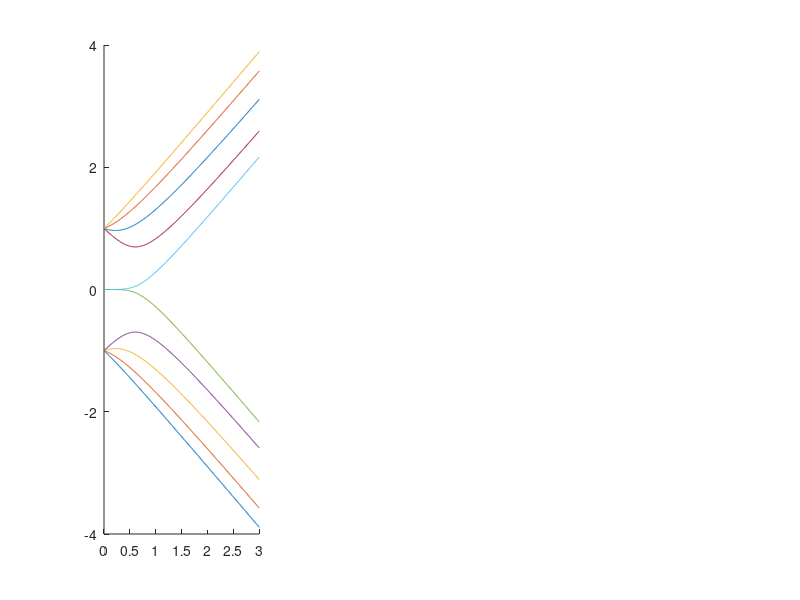

Here is the MATLAB script that generated this plot:
clc
clear
%测试git上传
n=input('the number of unit cell:\n');%选择元胞数量
w=1;
E=zeros(301,2*n);
states=zeros(301,2*n,2*n);

%研究范围是0<v/w<3
for j=1:1:301
    v=(j-1)*0.01;
    %构造哈密顿量
    H=zeros(2*n,2*n);
    H(1,2)=v;
    H(2*n,2*n-1)=v;
    for i=1:1:n-1
        H(2*i,2*i-1)=v;
        H(2*i,2*i+1)=w;
        H(2*i+1,2*i)=w;
        H(2*i+1,2*i+2)=v;
    end
    [states(j,:,:),V]=eigs(H,2*n);%求解本征值和本征矢，函数具体用法可以看文档
    E(j,:)=diag(V);
end

disp(E)
Eorder=sort(E,2);%额外排个序方便画图
disp(Eorder ...
    )
%Eorder=E;
v=0:0.01:3;
figure

subplot(2,3,[1,4]);%画出本征值分布即能量随v/w的变化
hold on
for j=1:1:2*n
    plot(v,Eorder(:,j));
end
hold off


